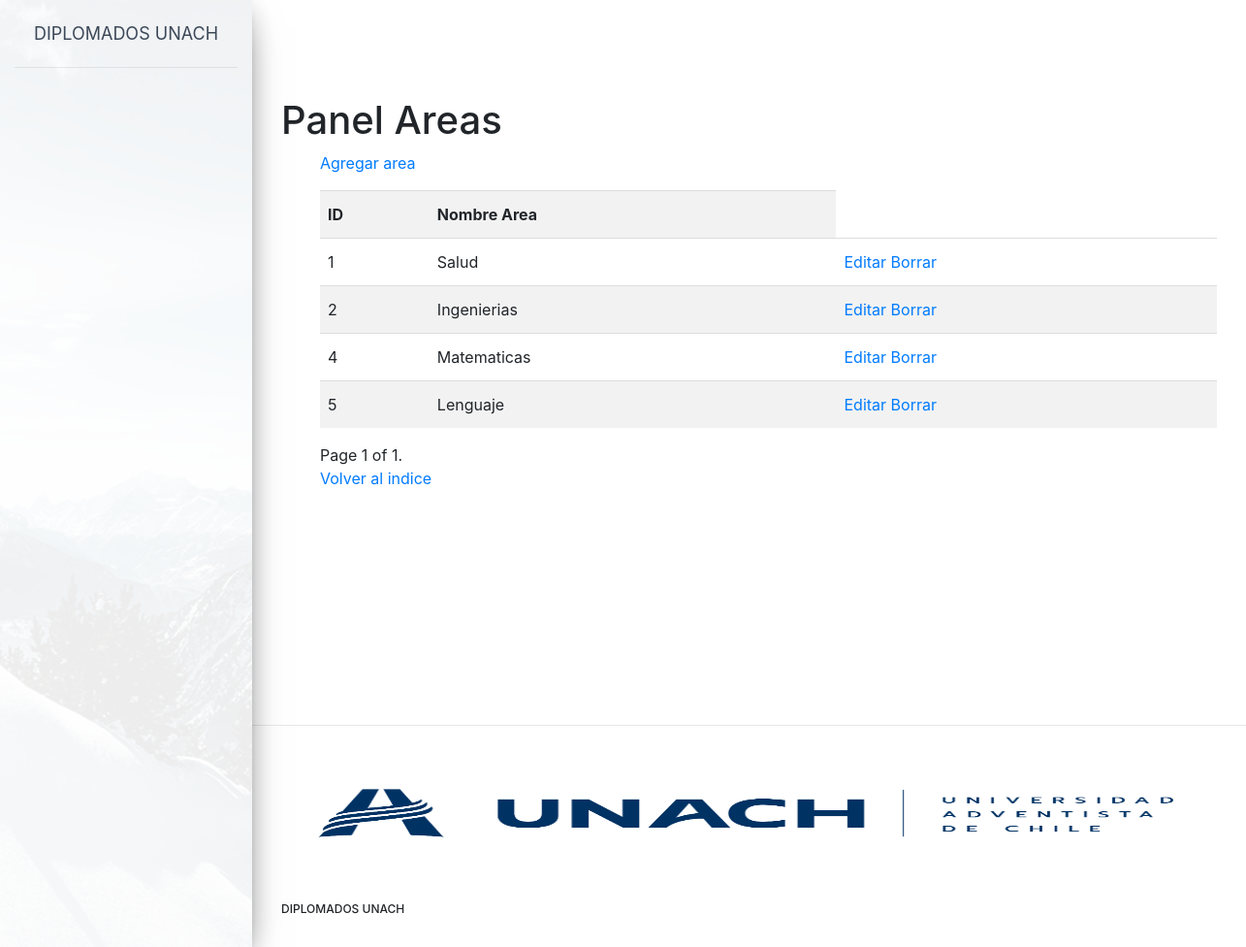
Screenshot of /artemis/panel_areas.html with the database file from the repository.
### artemis/models.py (models this page shows, shortened)
class Areas(models.Model):
    id = models.AutoField(primary_key=True)
    nombre_area = models.CharField(max_length=20)

### artemis/views.py (the view)
# urls.py: path('panel_areas.html',panel_areas.as_view(),name = 'panel_areas'),
class panel_areas(ListView):
    context_object_name = 'panel_areas'
    template_name = 'panel_areas.html'
    paginate_by = 10
    queryset = Areas.objects.all()
    def get_context_data(self, **kwargs):
        context = super(panel_areas, self).get_context_data(**kwargs)
        context['Areas'] = Areas.objects.all()
        return context

### artemis/templates/panel_areas.html (shortened to what this page needs)
{% extends "base.html" %}
{% block content %}
<head>
   <link rel="stylesheet" href="https://stackpath.bootstrapcdn.com/bootstrap/4.1.3/css/bootstrap.min.css">
   {% load crispy_forms_tags %}
</head>
<h1>Panel Areas</h1>
<ul>
<p>
    <a href="{% url "artemis:new_area" %}">Agregar area</a>
</p>
<div class="table-responsive">
    <table class="table table-striped">
        <th>ID</th>
        <th>Nombre Area</th>
{% for Areas in object_list %}
  <tr>
    <td>{{ Areas.id }} </td>
    <td>{{ Areas.nombre_area }} <td> <a href="{% url "artemis:edit_area" Areas.pk %}">Editar</a> <a href="{% url "artemis:delete_area" Areas.pk %}">Borrar</a></td></td>
  </tr>
{% endfor %}
    </table>
    <div class="pagination">
        <span class="step-links">
            <span class="current">
                Page {{ page_obj.number }} of {{ page_obj.paginator.num_pages }}.
            </span>
        </span>
    </div>
    <p>
        <a href="{% url "artemis:index" %}">Volver al indice</a>
    </p>
</ul>
{%endblock content%}

### rows the page displays
Areas: id "1", nombre_area "Salud"
Areas: id "2", nombre_area "Ingenierias"
Areas: id "4", nombre_area "Matematicas"
Areas: id "5", nombre_area "Lenguaje"

### other values shown
{{ page_obj.number }} "1"
{{ page_obj.paginator.num_pages }} "1"
